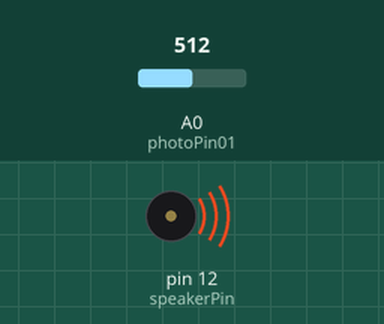
The sketch below on a simulated Arduino Uno, built with avr-gcc and run on an emulated ATmega328P. On the bench: buzzer (waves = sounding). The test bench sets the inputs (shaded band); at power-on: A0 (photoPin01) = 512.

Above: at 0.1 s.
Timing chart, 0 to 1.6 s (numbered marks = the images above):
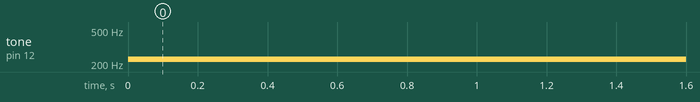

The sketch:

Photocell_Theramin.ino
```cpp
/*

Sage Ridge Robotics
Example 16

We are going to replace the potentiometer with a photocell to create
a light-based version of a theremin. Theremins were invented by Leon
Theremin in the Soviet Union in 1926 and normally detect the electical
field around the player. They became common elements of SciFi movie music.

Example after Monk, Simon. Arduino Lesson 10. New York:
Adafruit Industries, LLC, 2012.

This code is in the public domain.

*/

// speakerPin is set to digital pin 12. The piezoelectric speaker should be
// connected to this pin. The piezo' other pin should be connected to ground.
int speakerPin = 12;
int photoPin01 = 0;
int photoVal01;

// Noting to set up.
void setup() {}

// We loop through taking readings from the photocell, scaling the reading,
// and setting the piezo tone.
void loop() {

  int reading = analogRead(photoPin01);
  int pitch = 100 + reading / 4;
  tone(speakerPin, pitch);
  Serial.println(reading);

}

// Play music!
```

Measured:
- by itself, tone on pin 12 (speakerPin): silent → 228 Hz at 0.00 s
